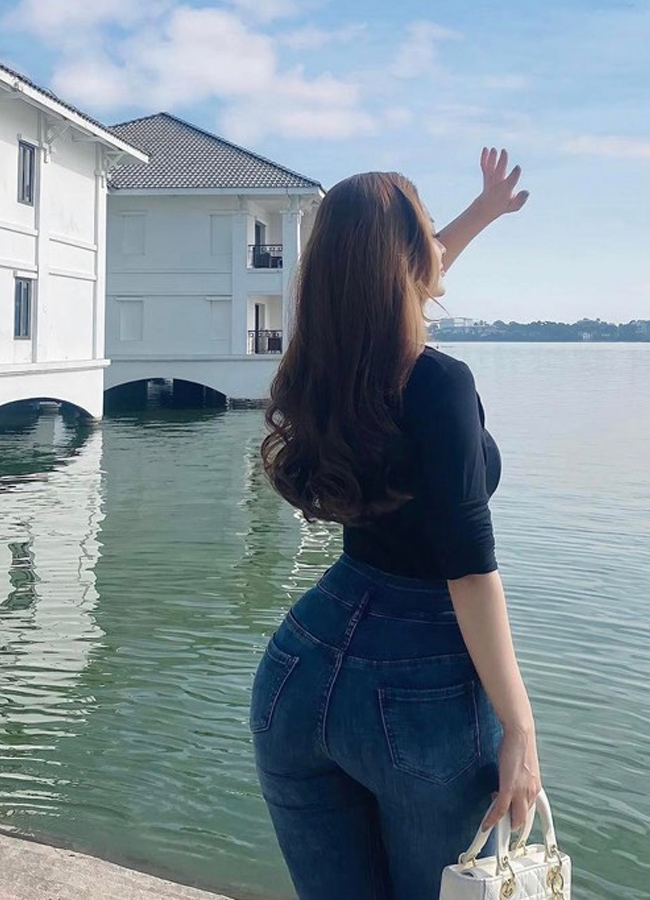
#> input picture Add Image Noise/Salt and Pepper Noise/Data/test.jpg, 650 x 900 px
$ python Answer.py
#> lines starting #> are read from the running program, lines starting #| are printed output that depends on the picture; after the words box and inside, x2 and y2 are one past the last pixel; in counts of white or black regions, pixels touching at a corner belong together
import random
import cv2

def add_salt_and_pepper_noise(img):
    # Getting the dimensions of the image
    rows, cols = img.shape

    # Add salt noise
    salt_pixels = random.randint(300, 10000)
    for _ in range(salt_pixels):
        y_coord = random.randint(0, rows - 1)
        x_coord = random.randint(0, cols - 1)
        img[y_coord][x_coord] = 255

    # Add pepper noise
    pepper_pixels = random.randint(300, 10000)
    for _ in range(pepper_pixels):
        y_coord = random.randint(0, rows - 1)
        x_coord = random.randint(0, cols - 1)
        img[y_coord][x_coord] = 0

    return img

# Read the color image in grayscale
img = cv2.imread('./Data/test.jpg', cv2.IMREAD_GRAYSCALE)
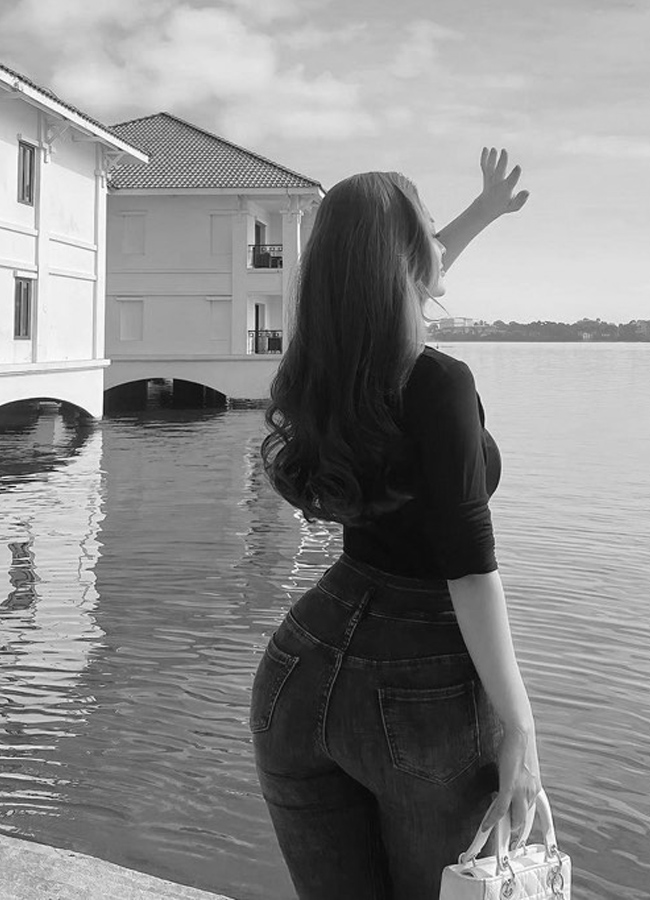
#> img: shape (900, 650); min 2, max 255, mean 136.9

# Add salt-and-pepper noise
noisy_img = add_salt_and_pepper_noise(img)
#> after the loop in add_salt_and_pepper_noise, `for _ in range(salt_pixels):`:
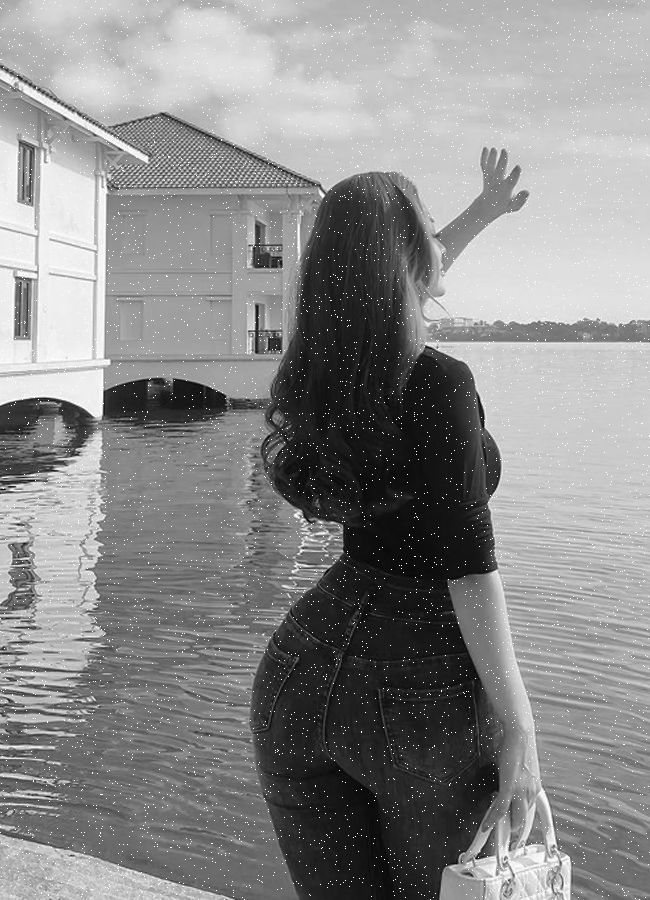
#> img: shape (900, 650); 1.12% of pixels changed, all inside (x1, y1, x2, y2) = (0, 0, 650, 900)
#> after the loop in add_salt_and_pepper_noise, `for _ in range(pepper_pixels):`:
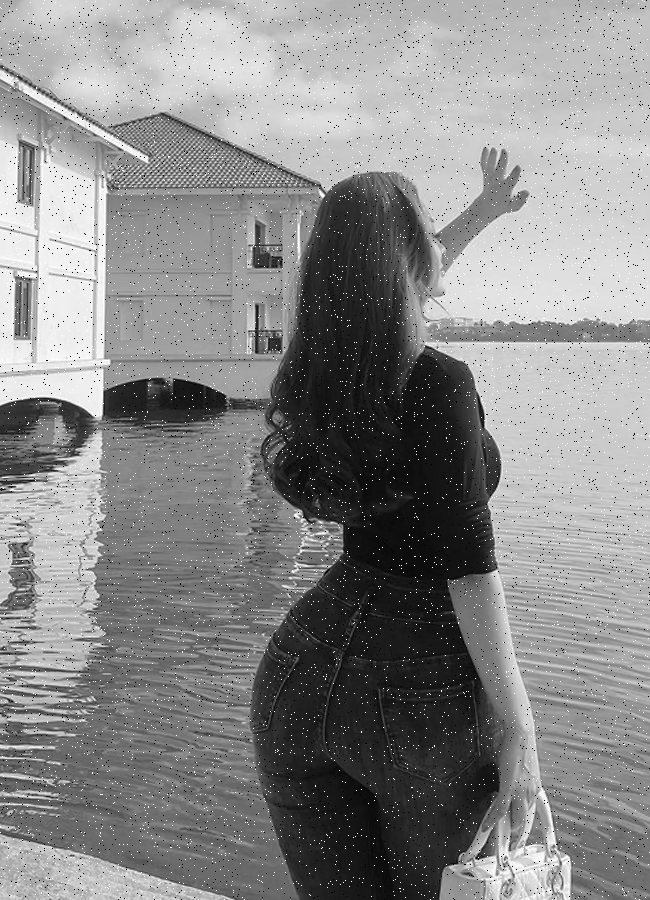
#> img: shape (900, 650); 0.94% of pixels changed, all inside (x1, y1, x2, y2) = (0, 0, 650, 900)

# Store the noisy image
cv2.imwrite('./Data/salt_and_pepper_lena.jpg', noisy_img)
